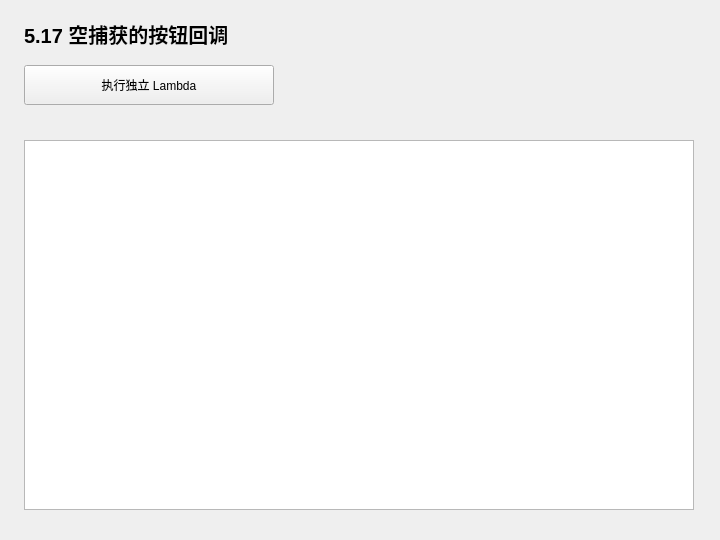
<?xml version="1.0" encoding="UTF-8"?>
<ui version="4.0">
 <class>Widget</class>
 <widget class="QWidget" name="Widget">
  <property name="geometry">
   <rect>
    <x>0</x>
    <y>0</y>
    <width>720</width>
    <height>540</height>
   </rect>
  </property>
  <property name="windowTitle">
   <string>5.17 空捕获的按钮回调</string>
  </property>
  <widget class="QLabel" name="headingLabel">
   <property name="geometry">
    <rect>
     <x>24</x>
     <y>18</y>
     <width>670</width>
     <height>32</height>
    </rect>
   </property>
   <property name="text">
    <string>5.17 空捕获的按钮回调</string>
   </property>
   <property name="font">
    <font>
     <pointsize>15</pointsize>
     <bold>true</bold>
    </font>
   </property>
  </widget>
  <widget class="QPlainTextEdit" name="outputEdit">
   <property name="geometry">
    <rect>
     <x>24</x>
     <y>140</y>
     <width>670</width>
     <height>370</height>
    </rect>
   </property>
   <property name="readOnly">
    <bool>true</bool>
   </property>
  </widget>
  <widget class="QPushButton" name="runButton">
   <property name="geometry">
    <rect>
     <x>24</x>
     <y>65</y>
     <width>250</width>
     <height>40</height>
    </rect>
   </property>
   <property name="text">
    <string>执行独立 Lambda</string>
   </property>
  </widget>
 </widget>
 <resources />
 <connections />
</ui>
